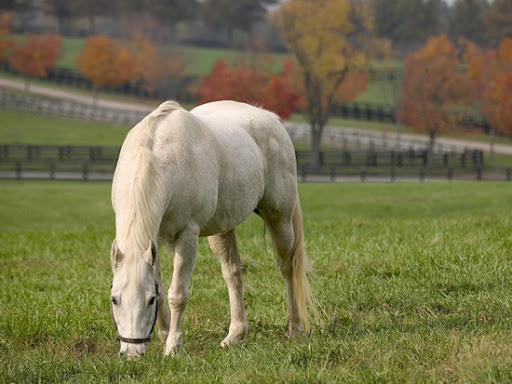
%> input picture bilgisayarli-gorme/bölüm-6_matlab/at_orjinal.jpg, 512 x 384 px
$ octave esik3.m   (GNU Octave 9; MATLAB toolbox functions it lacks are replaced by stand-ins)
%> lines starting %> are read from the running program, lines starting %| are printed output that depends on the picture; in (x1, y1, x2, y2) boxes, pixels count from 0 and x2, y2 are one past the last pixel; in counts of white or black regions, pixels touching at a corner belong together; the program's own positions count from 1
clc;
clear all;
res=imread('at_orjinal.jpg');
%> res is the input picture: size 384x512x3 uint8; mean R, G, B 117.4, 114.1, 76.6
rg=rgb2gray(res);
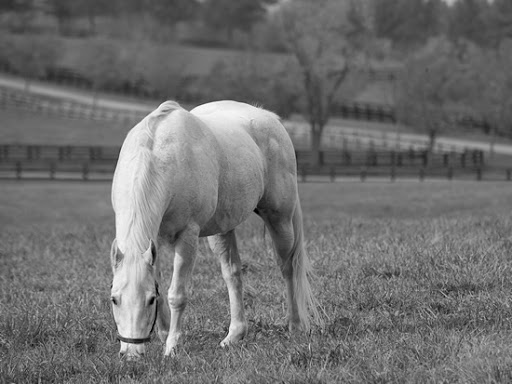
%> rg: size 384x512 uint8; min 0, max 252, mean 110.8
level = graythresh(rg);
%> level = 0.537
rb1=im2bw(rg,0.5);
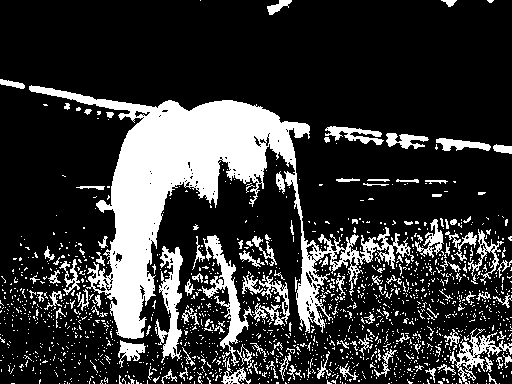
%> rb1: size 384x512 logical; 21.1% white; 1547 white regions (1420 under 20 px), largest, box (x1, y1, x2, y2) and area: (29, 85, 414, 339) 23270, (202, 235, 253, 366) 1623, (155, 246, 183, 363) 1499
rb2=im2bw(rg,0.7);
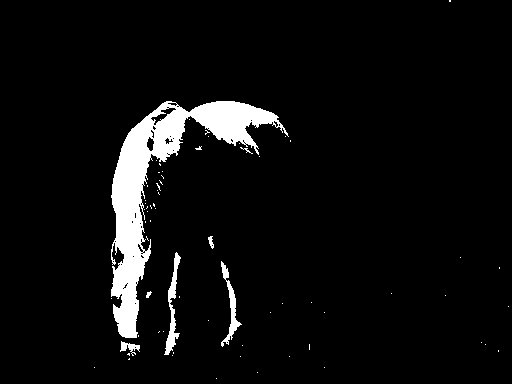
%> rb2: size 384x512 logical; 5.6% white; 67 white regions (60 under 20 px), largest, box (x1, y1, x2, y2) and area: (111, 101, 289, 338) 9528, (164, 252, 181, 355) 558, (221, 261, 242, 347) 457
rb3=im2bw(rg,0.9);
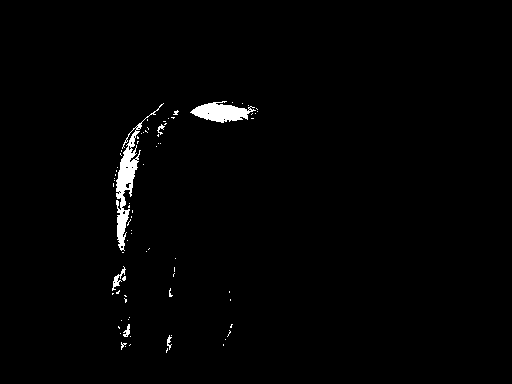
%> rb3: size 384x512 logical; 1.3% white; 76 white regions (70 under 20 px), largest, box (x1, y1, x2, y2) and area: (116, 103, 164, 251) 1272, (190, 101, 256, 123) 822, (112, 266, 126, 291) 98, (123, 324, 130, 337) 50, (167, 335, 172, 350) 36, (157, 124, 165, 135) 33

figure(1);
subplot(2,3,1);imshow(res); title('Orjinal');
subplot(2,3,2);imshow(rg); title('Gri Görüntü');
subplot(2,3,3);imhist(rg); title('Histogram Grafiði');
subplot(2,3,4);imshow(rb1); title('Ýkili Görüntü (T=0.5)');
subplot(2,3,5);imshow(rb2); title('Ýkili Görüntü (T=0.7)');
subplot(2,3,6);imshow(rb3); title('Ýkili Görüntü (T=0.9)');
%> after `title('Ýkili Görüntü (T=0.9)')`:
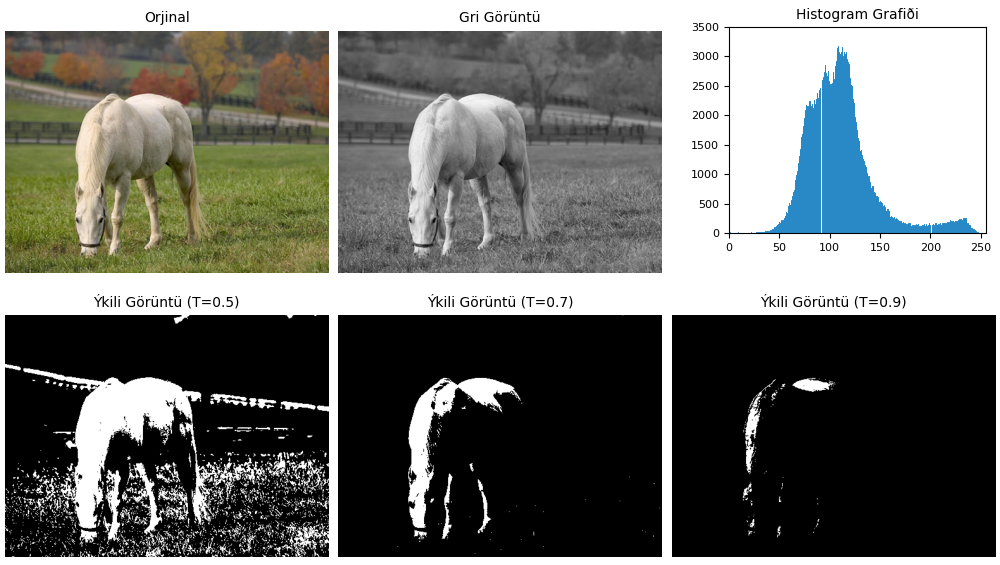
%> figure redrawn from the program's plot data, 6 panels

$ run again, with bilgisayarli-gorme/bölüm-6_matlab/g_parca2.jpg copied over bilgisayarli-gorme/bölüm-6_matlab/at_orjinal.jpg
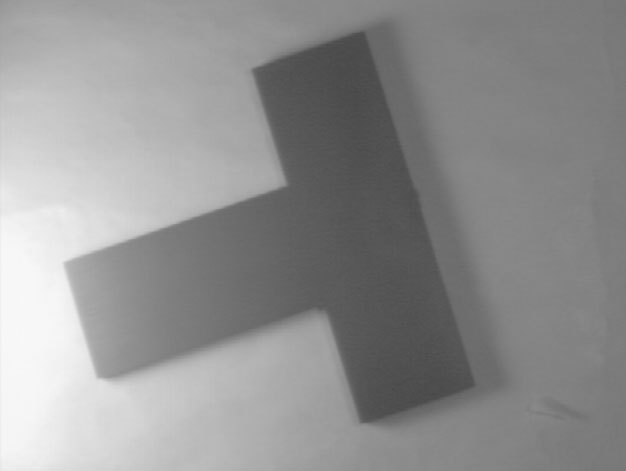
%> input picture bilgisayarli-gorme/bölüm-6_matlab/g_parca2.jpg, 626 x 471 px
%> res is the input picture: size 471x626x3 uint8; min 72, max 248, mean 145.3
%> level = 0.608
%> `rb1=im2bw(rg,0.5);`:
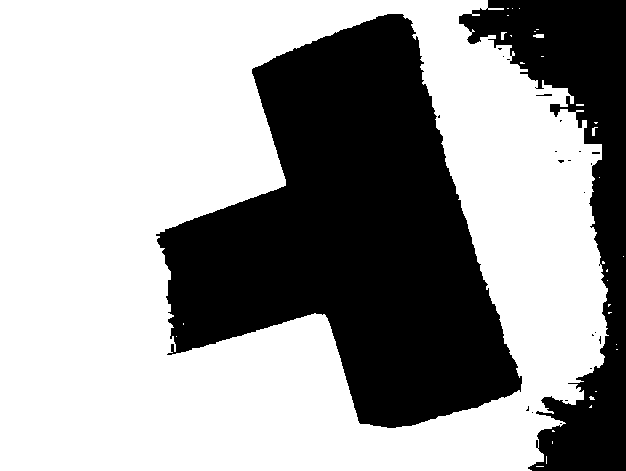
%> rb1: size 471x626 logical; 62.8% white; 23 black regions (20 under 20 px), largest, box (x1, y1, x2, y2) and area: (156, 14, 522, 428) 82365, (459, 0, 626, 471) 27094, (536, 94, 552, 96) 24
%> rb2: size 471x626 logical; 22.6% white; 10 white regions (9 under 20 px), largest, box (x1, y1, x2, y2) and area: (0, 51, 264, 471) 66654
%> `rb3=im2bw(rg,0.9);`:
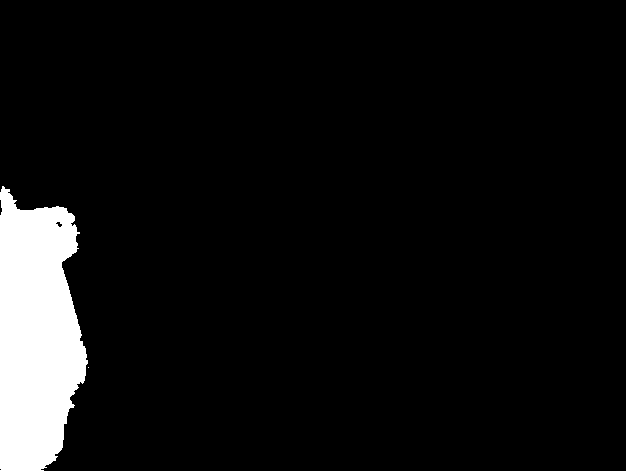
%> rb3: size 471x626 logical; 6.5% white; 2 white regions (1 under 20 px), largest, box (x1, y1, x2, y2) and area: (0, 186, 88, 471) 19213
